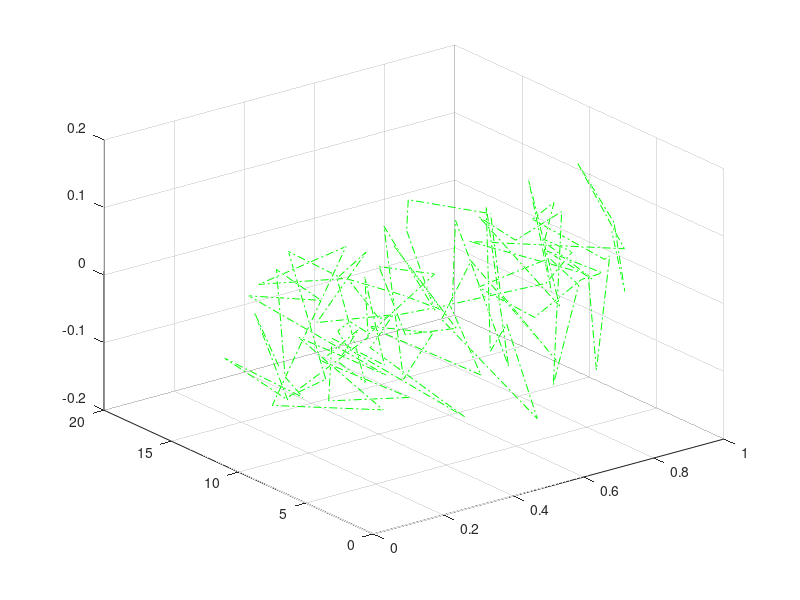

Here is the MATLAB script that generated this plot: (Note: this script raises an error after producing the figure.)
t=0:0.01:0.99;%
length(t)
ux = normrnd(8,3,[1 100]);
uy = normrnd(0,0.08,[1 100]);
plot3(t, ux, uy,'-.g')
grid on
hold on;
%load the optimal control u*,and plot them in one figure
u_op = load('u_op.mat');
ux_op = u_op.y(:,1);
uy_op = u_op.y(:,2);
plot3(t, ux_op, uy_op)